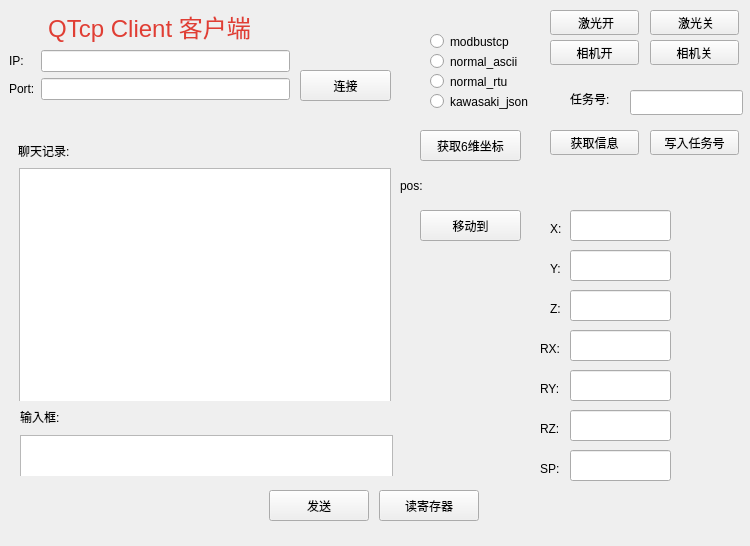
<?xml version="1.0" encoding="UTF-8"?>
<ui version="4.0">
 <class>Client</class>
 <widget class="QWidget" name="Client">
  <property name="geometry">
   <rect>
    <x>0</x>
    <y>0</y>
    <width>750</width>
    <height>546</height>
   </rect>
  </property>
  <property name="windowTitle">
   <string>Form</string>
  </property>
  <widget class="QWidget" name="widget" native="true">
   <property name="geometry">
    <rect>
     <x>9</x>
     <y>9</y>
     <width>281</width>
     <height>115</height>
    </rect>
   </property>
   <layout class="QFormLayout" name="formLayout">
    <item row="0" column="0" colspan="2">
     <widget class="QLabel" name="label_5">
      <property name="text">
       <string>&lt;html&gt;&lt;head/&gt;&lt;body&gt;&lt;p align=&quot;center&quot;&gt;&lt;span style=&quot; font-size:18pt; color:#e03e34;&quot;&gt;QTcp Client 客户端&lt;/span&gt;&lt;/p&gt;&lt;/body&gt;&lt;/html&gt;</string>
      </property>
     </widget>
    </item>
    <item row="1" column="0">
     <widget class="QLabel" name="label">
      <property name="text">
       <string>IP:</string>
      </property>
     </widget>
    </item>
    <item row="1" column="1">
     <widget class="QLineEdit" name="ip"/>
    </item>
    <item row="2" column="0">
     <widget class="QLabel" name="label_2">
      <property name="text">
       <string>Port:</string>
      </property>
     </widget>
    </item>
    <item row="2" column="1">
     <widget class="QLineEdit" name="port">
      <property name="text">
       <string/>
      </property>
     </widget>
    </item>
   </layout>
  </widget>
  <widget class="QWidget" name="widget_2" native="true">
   <property name="geometry">
    <rect>
     <x>9</x>
     <y>130</y>
     <width>390</width>
     <height>271</height>
    </rect>
   </property>
   <widget class="QLabel" name="label_3">
    <property name="geometry">
     <rect>
      <x>9</x>
      <y>9</y>
      <width>64</width>
      <height>23</height>
     </rect>
    </property>
    <property name="text">
     <string>聊天记录:</string>
    </property>
   </widget>
   <widget class="QTextBrowser" name="record">
    <property name="geometry">
     <rect>
      <x>10</x>
      <y>38</y>
      <width>372</width>
      <height>241</height>
     </rect>
    </property>
   </widget>
  </widget>
  <widget class="QWidget" name="widget_3" native="true">
   <property name="geometry">
    <rect>
     <x>10</x>
     <y>405</y>
     <width>390</width>
     <height>71</height>
    </rect>
   </property>
   <widget class="QLabel" name="label_4">
    <property name="geometry">
     <rect>
      <x>10</x>
      <y>0</y>
      <width>49</width>
      <height>23</height>
     </rect>
    </property>
    <property name="text">
     <string>输入框:</string>
    </property>
   </widget>
   <widget class="QTextEdit" name="msgEdit">
    <property name="geometry">
     <rect>
      <x>10</x>
      <y>30</y>
      <width>373</width>
      <height>61</height>
     </rect>
    </property>
   </widget>
  </widget>
  <widget class="QWidget" name="widget_4" native="true">
   <property name="geometry">
    <rect>
     <x>9</x>
     <y>490</y>
     <width>491</width>
     <height>49</height>
    </rect>
   </property>
   <widget class="QPushButton" name="sendBtn">
    <property name="geometry">
     <rect>
      <x>260</x>
      <y>0</y>
      <width>100</width>
      <height>31</height>
     </rect>
    </property>
    <property name="minimumSize">
     <size>
      <width>100</width>
      <height>0</height>
     </size>
    </property>
    <property name="text">
     <string>发送</string>
    </property>
   </widget>
   <widget class="QPushButton" name="sendBtn_2">
    <property name="geometry">
     <rect>
      <x>370</x>
      <y>0</y>
      <width>100</width>
      <height>31</height>
     </rect>
    </property>
    <property name="minimumSize">
     <size>
      <width>100</width>
      <height>0</height>
     </size>
    </property>
    <property name="text">
     <string>读寄存器</string>
    </property>
   </widget>
  </widget>
  <widget class="QPushButton" name="linkBtn">
   <property name="geometry">
    <rect>
     <x>300</x>
     <y>70</y>
     <width>91</width>
     <height>31</height>
    </rect>
   </property>
   <property name="text">
    <string>连接</string>
   </property>
  </widget>
  <widget class="QPushButton" name="getposBtn">
   <property name="geometry">
    <rect>
     <x>420</x>
     <y>130</y>
     <width>101</width>
     <height>31</height>
    </rect>
   </property>
   <property name="text">
    <string>获取6维坐标</string>
   </property>
  </widget>
  <widget class="QLabel" name="strpos">
   <property name="geometry">
    <rect>
     <x>400</x>
     <y>170</y>
     <width>341</width>
     <height>31</height>
    </rect>
   </property>
   <property name="text">
    <string>pos:</string>
   </property>
  </widget>
  <widget class="QPushButton" name="moveBtn">
   <property name="geometry">
    <rect>
     <x>420</x>
     <y>210</y>
     <width>101</width>
     <height>31</height>
    </rect>
   </property>
   <property name="text">
    <string>移动到</string>
   </property>
  </widget>
  <widget class="QLineEdit" name="edit_pos_X">
   <property name="geometry">
    <rect>
     <x>570</x>
     <y>210</y>
     <width>101</width>
     <height>31</height>
    </rect>
   </property>
  </widget>
  <widget class="QLabel" name="label_7">
   <property name="geometry">
    <rect>
     <x>550</x>
     <y>220</y>
     <width>21</width>
     <height>17</height>
    </rect>
   </property>
   <property name="text">
    <string>X:</string>
   </property>
  </widget>
  <widget class="QLabel" name="label_8">
   <property name="geometry">
    <rect>
     <x>550</x>
     <y>260</y>
     <width>21</width>
     <height>17</height>
    </rect>
   </property>
   <property name="text">
    <string>Y:</string>
   </property>
  </widget>
  <widget class="QLineEdit" name="edit_pos_Y">
   <property name="geometry">
    <rect>
     <x>570</x>
     <y>250</y>
     <width>101</width>
     <height>31</height>
    </rect>
   </property>
  </widget>
  <widget class="QLabel" name="label_9">
   <property name="geometry">
    <rect>
     <x>550</x>
     <y>300</y>
     <width>21</width>
     <height>17</height>
    </rect>
   </property>
   <property name="text">
    <string>Z:</string>
   </property>
  </widget>
  <widget class="QLineEdit" name="edit_pos_Z">
   <property name="geometry">
    <rect>
     <x>570</x>
     <y>290</y>
     <width>101</width>
     <height>31</height>
    </rect>
   </property>
  </widget>
  <widget class="QLabel" name="label_10">
   <property name="geometry">
    <rect>
     <x>540</x>
     <y>340</y>
     <width>31</width>
     <height>17</height>
    </rect>
   </property>
   <property name="text">
    <string>RX:</string>
   </property>
  </widget>
  <widget class="QLineEdit" name="edit_pos_RX">
   <property name="geometry">
    <rect>
     <x>570</x>
     <y>330</y>
     <width>101</width>
     <height>31</height>
    </rect>
   </property>
  </widget>
  <widget class="QLineEdit" name="edit_pos_RY">
   <property name="geometry">
    <rect>
     <x>570</x>
     <y>370</y>
     <width>101</width>
     <height>31</height>
    </rect>
   </property>
   <property name="text">
    <string/>
   </property>
  </widget>
  <widget class="QLabel" name="label_11">
   <property name="geometry">
    <rect>
     <x>540</x>
     <y>380</y>
     <width>31</width>
     <height>17</height>
    </rect>
   </property>
   <property name="text">
    <string>RY:</string>
   </property>
  </widget>
  <widget class="QLineEdit" name="edit_pos_RZ">
   <property name="geometry">
    <rect>
     <x>570</x>
     <y>410</y>
     <width>101</width>
     <height>31</height>
    </rect>
   </property>
   <property name="text">
    <string/>
   </property>
  </widget>
  <widget class="QLabel" name="label_12">
   <property name="geometry">
    <rect>
     <x>540</x>
     <y>420</y>
     <width>31</width>
     <height>17</height>
    </rect>
   </property>
   <property name="text">
    <string>RZ:</string>
   </property>
  </widget>
  <widget class="QLabel" name="label_13">
   <property name="geometry">
    <rect>
     <x>540</x>
     <y>460</y>
     <width>31</width>
     <height>17</height>
    </rect>
   </property>
   <property name="text">
    <string>SP:</string>
   </property>
  </widget>
  <widget class="QLineEdit" name="edit_pos_SP">
   <property name="geometry">
    <rect>
     <x>570</x>
     <y>450</y>
     <width>101</width>
     <height>31</height>
    </rect>
   </property>
   <property name="text">
    <string/>
   </property>
  </widget>
  <widget class="QRadioButton" name="radio_1">
   <property name="geometry">
    <rect>
     <x>430</x>
     <y>30</y>
     <width>112</width>
     <height>23</height>
    </rect>
   </property>
   <property name="text">
    <string>modbustcp</string>
   </property>
  </widget>
  <widget class="QRadioButton" name="radio_2">
   <property name="geometry">
    <rect>
     <x>430</x>
     <y>50</y>
     <width>112</width>
     <height>23</height>
    </rect>
   </property>
   <property name="text">
    <string>normal_ascii</string>
   </property>
  </widget>
  <widget class="QRadioButton" name="radio_3">
   <property name="geometry">
    <rect>
     <x>430</x>
     <y>70</y>
     <width>112</width>
     <height>23</height>
    </rect>
   </property>
   <property name="text">
    <string>normal_rtu</string>
   </property>
  </widget>
  <widget class="QRadioButton" name="radio_4">
   <property name="geometry">
    <rect>
     <x>430</x>
     <y>90</y>
     <width>131</width>
     <height>23</height>
    </rect>
   </property>
   <property name="text">
    <string>kawasaki_json</string>
   </property>
  </widget>
  <widget class="QPushButton" name="laseropenBtn">
   <property name="geometry">
    <rect>
     <x>550</x>
     <y>10</y>
     <width>89</width>
     <height>25</height>
    </rect>
   </property>
   <property name="text">
    <string> 激光开</string>
   </property>
  </widget>
  <widget class="QPushButton" name="lasercloseBtn">
   <property name="geometry">
    <rect>
     <x>650</x>
     <y>10</y>
     <width>89</width>
     <height>25</height>
    </rect>
   </property>
   <property name="text">
    <string> 激光关</string>
   </property>
  </widget>
  <widget class="QPushButton" name="cameraopenBtn">
   <property name="geometry">
    <rect>
     <x>550</x>
     <y>40</y>
     <width>89</width>
     <height>25</height>
    </rect>
   </property>
   <property name="text">
    <string>相机开</string>
   </property>
  </widget>
  <widget class="QPushButton" name="cameracloseBtn">
   <property name="geometry">
    <rect>
     <x>650</x>
     <y>40</y>
     <width>89</width>
     <height>25</height>
    </rect>
   </property>
   <property name="text">
    <string>相机关</string>
   </property>
  </widget>
  <widget class="QLineEdit" name="edit_tasknum">
   <property name="geometry">
    <rect>
     <x>630</x>
     <y>90</y>
     <width>113</width>
     <height>25</height>
    </rect>
   </property>
  </widget>
  <widget class="QLabel" name="label_6">
   <property name="geometry">
    <rect>
     <x>570</x>
     <y>90</y>
     <width>51</width>
     <height>17</height>
    </rect>
   </property>
   <property name="text">
    <string>任务号:</string>
   </property>
  </widget>
  <widget class="QPushButton" name="tasknumwriteBtn">
   <property name="geometry">
    <rect>
     <x>650</x>
     <y>130</y>
     <width>89</width>
     <height>25</height>
    </rect>
   </property>
   <property name="text">
    <string>写入任务号</string>
   </property>
  </widget>
  <widget class="QPushButton" name="gitallinfoBtn">
   <property name="geometry">
    <rect>
     <x>550</x>
     <y>130</y>
     <width>89</width>
     <height>25</height>
    </rect>
   </property>
   <property name="text">
    <string>获取信息</string>
   </property>
  </widget>
 </widget>
 <resources/>
 <connections/>
</ui>
